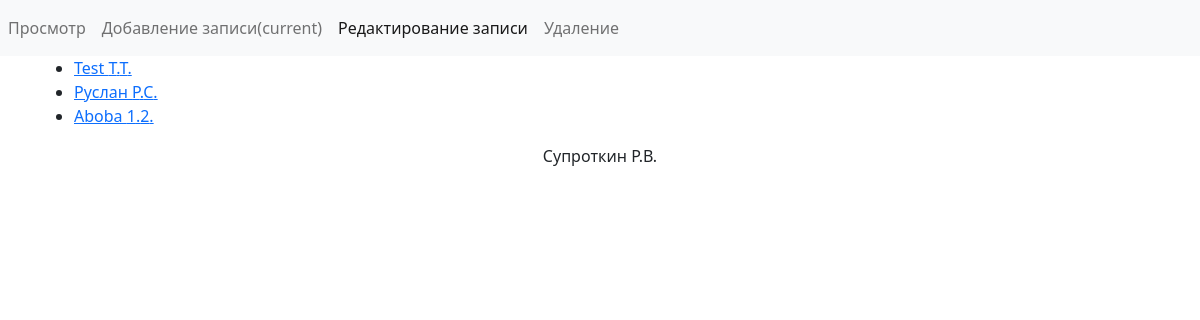
The app's page /?p=update with its own data.
### tables this page shows
CREATE TABLE `friends` (
  `id` int(11) NOT NULL,
  `name` varchar(256) NOT NULL,
  `firstname` varchar(256) NOT NULL,
  `lastname` varchar(256) NOT NULL,
  `gender` varchar(256) NOT NULL,
  `email` varchar(256) NOT NULL,
  `date` date NOT NULL,
  `phone` varchar(256) NOT NULL,
  `comment` varchar(256) DEFAULT NULL,
  `address` varchar(256) NOT NULL
);

### update.php (the view, shortened to what this page needs)
<?php
$sql = 'SELECT `id`, `firstname`, LEFT(`name`, 1) name, LEFT(`lastname`,1) lastname FROM `friends`';
$res = mysqli_query($connect, $sql);
?>
<ul>
    <?php while ($row = mysqli_fetch_assoc($res)): ?>
        <li>
            <a
                href="index.php?p=update&id=<?= $row['id']; ?>"><?= $row['firstname'] . ' ' . $row['name'] . '.' . $row['lastname'] . '.<br>'; ?></a>
        </li>
    <?php endwhile; ?>
</ul>

### records on screen
friends: firstname "Test", name "T", lastname "T"
friends: firstname "Руслан", name "Р", lastname "С"
friends: firstname "Aboba", name "1", lastname "2"
